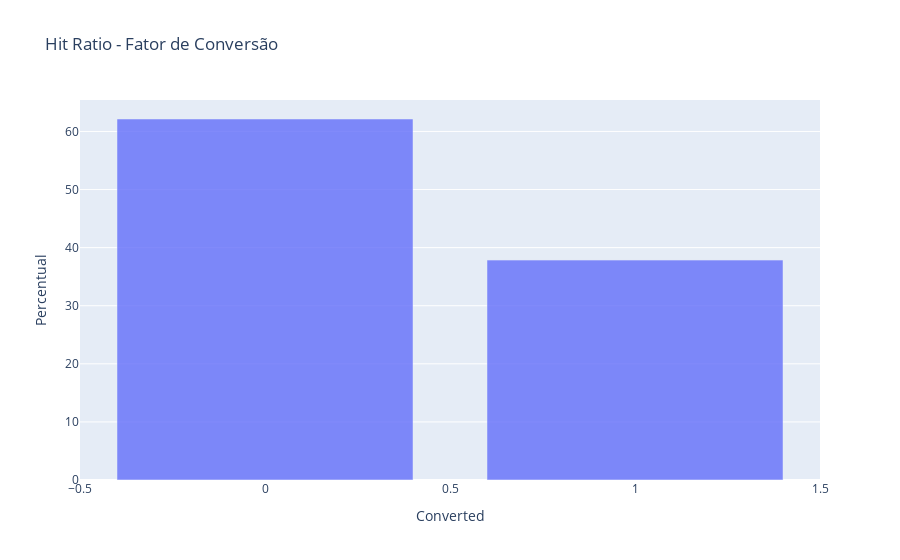

The notebook cell this image was saved under:
### Markdown cell above
Hit Ratio
- Razão entre leads convertidos em vendas sobre quantidade total de leads (Conceito 1)
    100 leads criados e 30 foram foram convertidas = 30%
- Razão entre leads convertidos em vendas sobre quantidade de leads encerrados (Conceito 2)
    100 leads criados, 20 leads que não foram convertidos e 20 leads que foram convertidos = 50%

### Code cell
# Distribuicao da variavel target em percentual
fig = px.bar(df_leads['Converted'].value_counts() / len(df_leads) * 100,
             title='Hit Ratio - Fator de Conversão',
             labels={'index': 'Converted', 'value': 'Percentual'},
             opacity=0.8
             )

fig.update_layout(showlegend=False)
fig.show()

### Figure 1 — Plotly figure (JSON) as saved in the notebook; plotly's stock layout.template omitted (floating-point values rounded to 4 significant figures)
{"data": [{"hovertemplate": "variable=count<br>Converted=%{x}<br>Percentual=%{y}<extra></extra>", "legendgroup": "count", "marker": {"color": "#636efa", "opacity": 0.8, "pattern": {"shape": ""}}, "name": "count", "orientation": "v", "showlegend": true, "textposition": "auto", "type": "bar", "x": [0, 1], "xaxis": "x", "y": [62.14, 37.86], "yaxis": "y"}], "layout": {"barmode": "relative", "legend": {"title": {"text": "variable"}, "tracegroupgap": 0}, "showlegend": false, "title": {"text": "Hit Ratio - Fator de Conversão"}, "xaxis": {"anchor": "y", "domain": [0, 1], "title": {"text": "Converted"}}, "yaxis": {"anchor": "x", "domain": [0, 1], "title": {"text": "Percentual"}}}}
